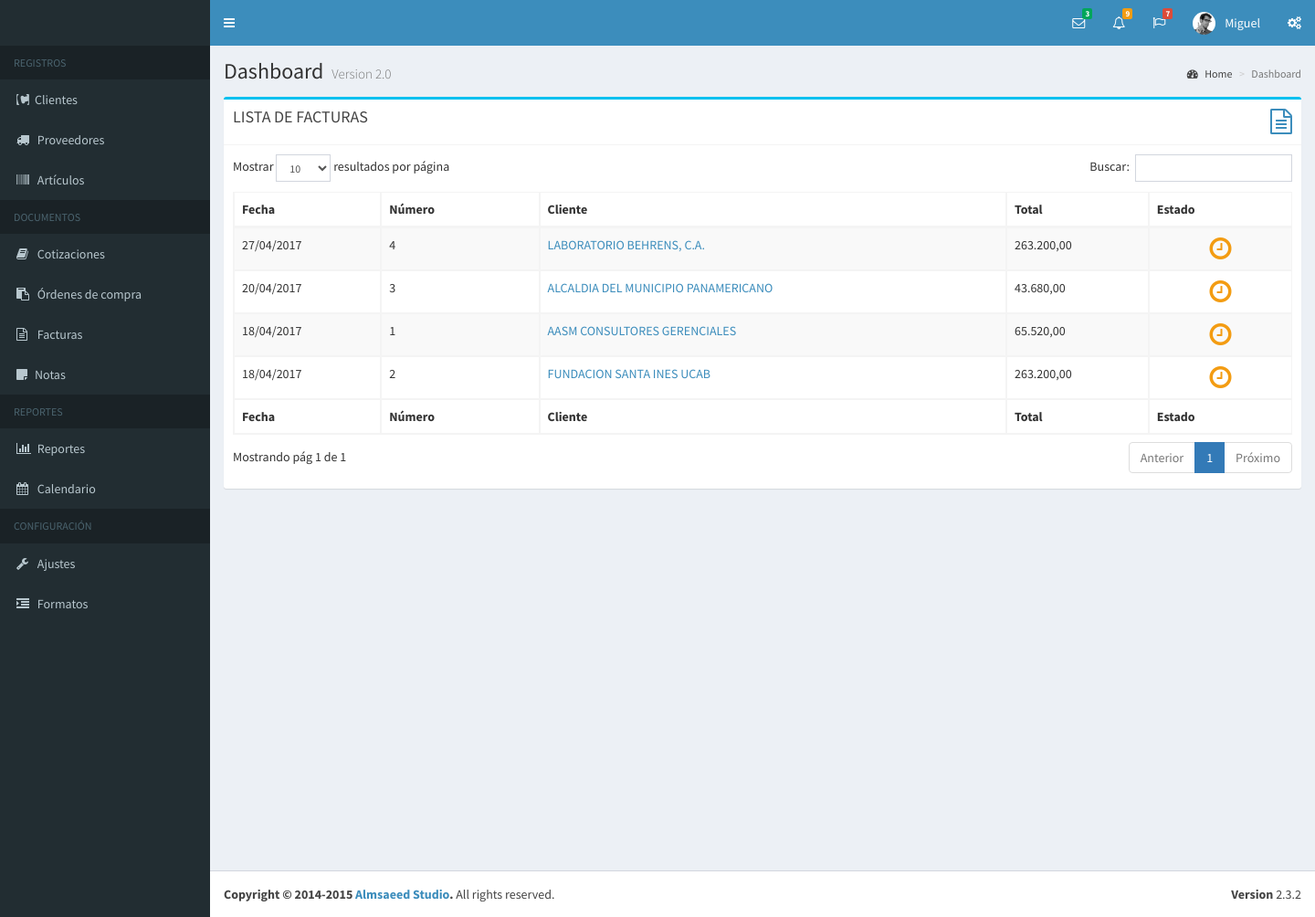
Page /facturas.php (signed in) on the earlier database version.
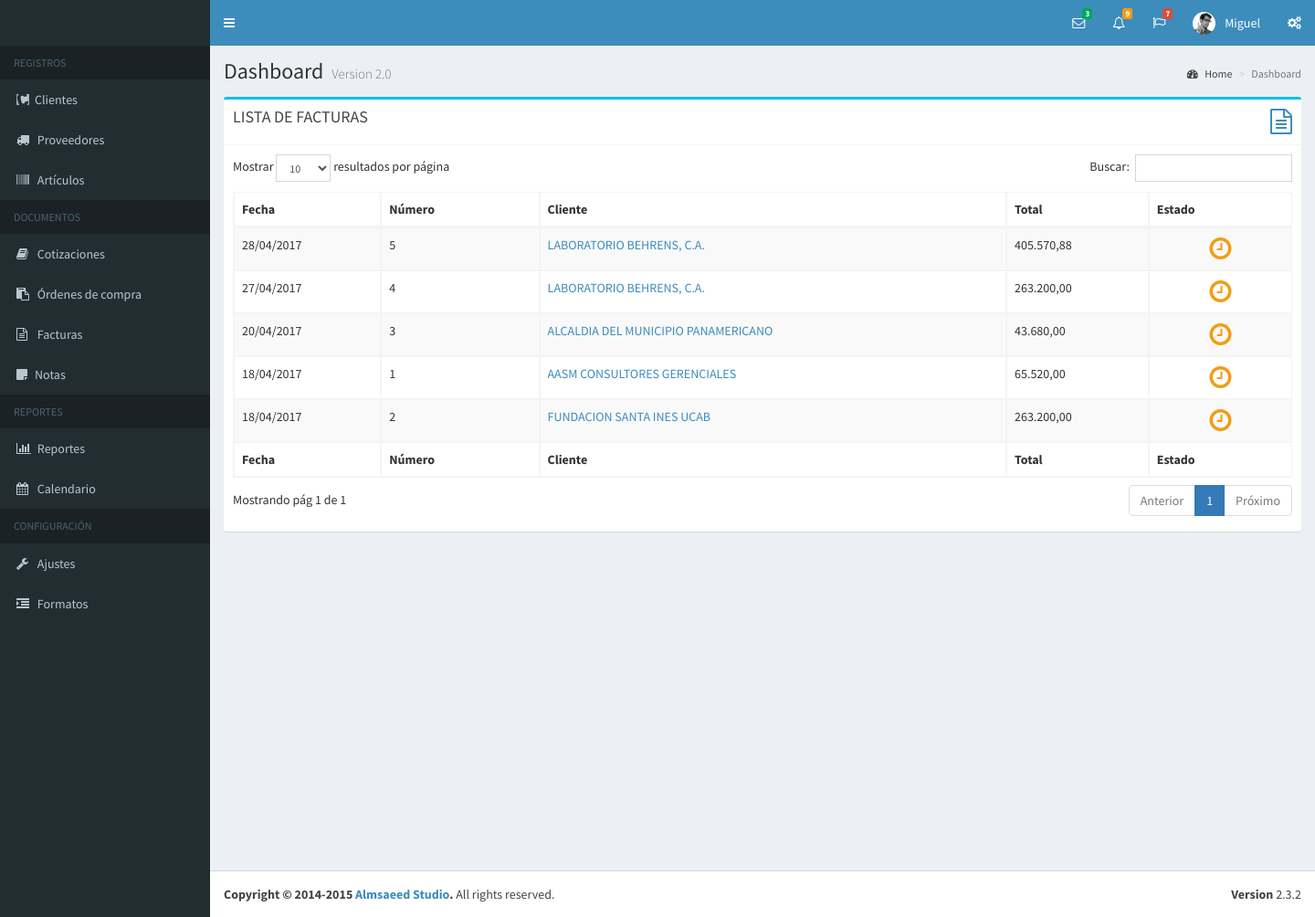
Same page on the later database version.
### tables this page shows
CREATE TABLE IF NOT EXISTS `usuario` (
  `idUsuario` int(11) NOT NULL AUTO_INCREMENT,
  `usuario` varchar(60) NOT NULL,
  `password` varchar(60) NOT NULL,
  `nombre` varchar(80) DEFAULT NULL,
  `empresa` varchar(40) DEFAULT NULL,
  `subtitulo` varchar(120) DEFAULT NULL,
  `rif` varchar(15) DEFAULT NULL,
  `telefonos` varchar(80) DEFAULT NULL,
  `email` varchar(80) DEFAULT NULL,
  `vendedor` varchar(25) DEFAULT NULL,
  `direccion1` varchar(160) DEFAULT NULL,
  `direccion2` varchar(160) DEFAULT NULL,
  PRIMARY KEY (`idUsuario`)
);

CREATE TABLE IF NOT EXISTS `factura` (
  `idFactura` int(5) NOT NULL AUTO_INCREMENT,
  `numero` int(5) NOT NULL,
  `idCliente` int(7) DEFAULT NULL,
  `fecha_emision` datetime DEFAULT NULL,
  `fecha_registro` datetime DEFAULT NULL,
  `fecha_modificacion` datetime DEFAULT NULL,
  `fecha_vencimiento` datetime DEFAULT NULL,
  `fecha_venc_sist` datetime DEFAULT NULL,
  `fecha_pago` datetime DEFAULT NULL,
  `fecha_anulacion` datetime DEFAULT NULL,
  `idCotizacion` int(7) DEFAULT NULL,
  `orden_compra` varchar(15) DEFAULT NULL,
  `estado` varchar(20) DEFAULT NULL,
  `valor_condicion` int(11) DEFAULT NULL,
  `condicion` varchar(30) DEFAULT NULL,
  `idVendedor` int(1) DEFAULT NULL,
  `iva` decimal(10,2) DEFAULT NULL,
  `SubTotal` varchar(9) DEFAULT NULL,
  `TotalDescto` int(1) DEFAULT NULL,
  `TotalRecargo` int(1) DEFAULT NULL,
  `Total` varchar(10) DEFAULT NULL,
  `TipoDoc` varchar(1) DEFAULT NULL,
  `introduccion` varchar(200) DEFAULT NULL,
  `Observaciones` varchar(50) DEFAULT NULL,
  `Observaciones1` varchar(50) DEFAULT NULL,
  `Observaciones2` varchar(50) DEFAULT NULL,
  `Observaciones3` varchar(50) DEFAULT NULL,
  `idUsuario` int(11) DEFAULT NULL,
  PRIMARY KEY (`idFactura`),
  KEY `idUsuario` (`idUsuario`),
  KEY `IdCotizacion` (`idCotizacion`)
);

CREATE TABLE IF NOT EXISTS `cliente` (
  `idCliente` int(5) NOT NULL AUTO_INCREMENT,
  `Nombre` varchar(51) NOT NULL,
  `Rif` varchar(13) NOT NULL,
  `pcontacto` varchar(50) DEFAULT NULL,
  `Nit` int(11) DEFAULT NULL,
  `direccion1` varchar(100) DEFAULT NULL,
  `direccion2` varchar(100) DEFAULT NULL,
  `Ciudad` varchar(30) DEFAULT NULL,
  `telefono1` varchar(20) DEFAULT NULL,
  `telefono2` varchar(20) DEFAULT NULL,
  `IdZona` int(1) DEFAULT NULL,
  `CodPos` varchar(12) DEFAULT NULL,
  `IdCondicion` int(2) DEFAULT NULL,
  `VigCre` varchar(10) DEFAULT NULL,
  `MonCre` int(1) DEFAULT NULL,
  `IdVendedor` int(1) DEFAULT NULL,
  `PagWeb` varchar(30) DEFAULT NULL,
  `Email` varchar(30) DEFAULT NULL,
  `IdCodContab` int(1) DEFAULT NULL,
  `NroPrecio` int(1) DEFAULT NULL,
  `AccionSql` varchar(4) DEFAULT NULL,
  PRIMARY KEY (`idCliente`)
);

### bd/data-usuario.php (called while the page is built, shortened)
<?php
	function obtenerUsuarioPorId( $idu, $dbh ){
		$sql = "select * from usuario where idUsuario = $idu";
		$data_user = mysql_fetch_array( mysql_query ( $sql, $dbh ) );
		return $data_user;
	}
?>

### bd/data-factura.php (called while the page is built, shortened)
<?php
	function obtenerListaFacturas( $link, $idu, $estado ){
		$xq = ""; $lista_f = array();
		$q = "Select F.IdFactura as id, F.numero as numero, F.estado as estado,
		C.idCliente as idc, C.Nombre as cliente, F.valor_condicion as vcondicion,
		date_format(F.fecha_emision,'%d/%m/%Y') as Fecha, F.total as Total
		From factura F, cliente C where F.IdCliente = C.idCliente and idUsuario = $idu $xq
		order by F.fecha_emision desc";
		$data = mysql_query( $q, $link );
		while( $f = mysql_fetch_array( $data ) ){
			$lista_f[] = $f;
		}
		return $lista_f;
	}

### fn/fn-documento.php (called while the page is built, shortened)
<?php
	function iconoEstado( $estado ){
		$icono = array(
			""	=> array("icono" => " fa-sticky-note", "color" => "verde"),
			"pendiente"	=> array("icono" => "fa-clock-o", "color" => "amarillo"),
			"aprobada"	=> array("icono" => "fa-thumbs-up", "color" => "verde"),
			"pagada"	=> array("icono" => "fa-check", "color" => "azul"),
			"vencida"	=> array("icono" => "fa-calendar-times-o", "color" => "gris"),
			"anulada" 	=> array("icono" => "fa-ban", "color" => "rojo")
		);
		return $icono[$estado];
	}
?>

### subforms/tablas/tabla_facturas.php (the view, shortened to what this page needs)
<?php
	$facturas = obtenerListaFacturas( $dbh, $usuario["idUsuario"], "" );
?>
<table id="lfacturas" class="table table-bordered table-striped">
    <thead>
      <tr>
        <th>Fecha</th><th>Número</th><th>Cliente</th><th>Total</th><th>Estado</th>
      </tr>
    </thead>
    <tbody>
        <?php foreach( $facturas as $f ){ $ie = iconoEstado( $f["estado"] ); ?>
        <tr>
            <td> <?php echo $f["Fecha"];?> </td>
            <td> <?php echo $f["numero"];?> </td>
            <td> <a href="documento.php?tipo_documento=fac&id=<?php echo $f["id"]; ?>">
            <?php echo $f["cliente"]; ?></a> </td>
            <td> <?php echo number_format( $f["Total"], 2, ",", "." ); ?> </td>
            <td align="center">
              <i class="fa fa-2x <?php echo $ie["icono"]." ".$ie["color"]; ?>"></i>
            </td>
        </tr>
        <?php } ?>
    </tbody>
    <tfoot>
      <tr>
          <th>Fecha</th><th>Número</th><th>Cliente</th><th>Total</th><th>Estado</th>
      </tr>
    </tfoot>
</table>

### facturas.php (shortened to what this page needs)
<?php
  include( "bd/bd.php" );
	include( "bd/data-usuario.php" );
	include( "bd/data-factura.php" );
  include( "fn/fn-documento.php" );
?>
<!DOCTYPE html>
<html>
<head>
  <link rel="stylesheet" href="bootstrap/css/bootstrap.min.css">
    <link rel="stylesheet" href="https://maxcdn.bootstrapcdn.com/font-awesome/4.4.0/css/font-awesome.min.css">
    <link rel="stylesheet" href="https://code.ionicframework.com/ionicons/2.0.1/css/ionicons.min.css">
    <link rel="stylesheet" href="plugins/iCheck/all.css">
    <link rel="stylesheet" href="plugins/datatables/dataTables.bootstrap.css">
    <link rel="stylesheet" href="plugins/select2/select2.min.css">
    <link rel="stylesheet" href="dist/css/AdminLTE.min.css">
    <link rel="stylesheet" href="dist/css/skins/_all-skins.min.css">
	<link rel="stylesheet" type="text/css" href="css/style.css">
</head>
<body class="hold-transition skin-blue sidebar-mini">
<div class="wrapper">
  <header class="main-header">
    <nav class="navbar navbar-static-top" role="navigation">
      <a href="#" class="sidebar-toggle" data-toggle="offcanvas" role="button">
      </a>
      <div class="navbar-custom-menu">
        <ul class="nav navbar-nav">
          <?php include("sub-scripts/nav/mensajes.php");?>
          <?php include("sub-scripts/nav/notificaciones.php");?>
          <?php include("sub-scripts/nav/tareas.php");?>
          <?php include("sub-scripts/nav/perfil.php");?>
          <li>
            <a href="#" data-toggle="control-sidebar"><i class="fa fa-gears"></i></a>
          </li>
        </ul>
      </div>
    </nav>
  </header>
  <?php include("sub-scripts/nav/menu_ppal.php");?>
  <div class="content-wrapper">
    <section class="content-header">
      <h1>
        Dashboard
        <small>Version 2.0</small>
      </h1>
      <ol class="breadcrumb">
        <li><a href="#"><i class="fa fa-dashboard"></i> Home</a></li>
        <li class="active">Dashboard</li>
      </ol>
    </section>
    <section class="content">
    	<div class="row">
            <div class="col-md-12">
              <div class="box box-info">
                <div class="box-header with-border">
                  <h3 class="box-title">LISTA DE FACTURAS</h3>
                  <div class="icon-color">
                    <a href="nuevo-factura.php"><i class="fa fa-file-text-o fa-2x"></i></a>
                  </div>
                </div>
             	<div class="box-body">
                	<?php include( "sub-scripts/tablas/tabla_facturas.php" )?>
                </div>
              </div>
            </div>
          </div>
    </section>
  </div>
  <?php include("sub-scripts/nav/footer.php"); ?>
</div>
</body>
</html>

### subforms/nav/mensajes.php (shortened to what this page needs)
<li class="dropdown messages-menu">
<a href="#" class="dropdown-toggle" data-toggle="dropdown">
  <i class="fa fa-envelope-o"></i>
  <span class="label label-success">3</span>
</a>
</li>

### subforms/nav/notificaciones.php (shortened to what this page needs)
<li class="dropdown notifications-menu">
<a href="#" class="dropdown-toggle" data-toggle="dropdown">
  <i class="fa fa-bell-o"></i>
  <span class="label label-warning">9</span>
</a>
</li>

### subforms/nav/tareas.php (shortened to what this page needs)
<li class="dropdown tasks-menu">
<a href="#" class="dropdown-toggle" data-toggle="dropdown">
  <i class="fa fa-flag-o"></i>
  <span class="label label-danger">7</span>
</a>
</li>

### subforms/nav/perfil.php (shortened to what this page needs)
<?php
  $usuario = obtenerUsuarioPorId( $_SESSION["user"]["idUsuario"], $dbh );
?>
<li class="dropdown user user-menu">
<a href="#" class="dropdown-toggle" data-toggle="dropdown">
  <img src="dist/img/user2-160x160.jpg" class="user-image" alt="User Image">
  <span class="hidden-xs"><?php echo $usuario["nombre"]; ?></span>
</a>
</li>

### subforms/nav/menu_ppal.php (shortened to what this page needs)
<aside class="main-sidebar">
    <section class="sidebar">
      <ul class="sidebar-menu">
        <li class="header">REGISTROS</li>
        <li class="treeview">
          <a href="#">
            <i class="fa fa-contao"></i><span>Clientes</span>
          </a>
        </li>
        <li class="treeview">
          <a href="#">
            <i class="fa fa-truck"></i>
            <span>Proveedores</span>
          </a>
        </li>
        <li class="treeview">
          <a href="#">
            <i class="fa fa-barcode"></i>
            <span>Artículos</span>
          </a>
        </li>
        <li class="header">DOCUMENTOS</li>
        <li class="treeview">
          <a href="#">
            <i class="fa fa-book"></i>
            <span>Cotizaciones</span>
          </a>
        </li>
        <li>
          <a href="pages/widgets.html">
            <i class="fa fa-clipboard"></i> <span>Órdenes de compra</span>
          </a>
        </li>
        <li>
          <a href="#">
            <i class="fa fa-file-text-o"></i> <span>Facturas</span>
          </a>
        </li>
        <li>
          <a href="#">
            <i class="fa fa-sticky-note"></i><span>Notas</span>
          </a>
        </li>
        <li class="header">REPORTES</li>
        <li class="treeview">
          <a href="#">
            <i class="fa fa-bar-chart"></i> <span>Reportes</span>
          </a>
        </li>
        <li>
          <a href="pages/calendar.html">
            <i class="fa fa-calendar"></i> <span>Calendario</span>
          </a>
        </li>
        <li class="header">CONFIGURACIÓN</li>
        <li class="treeview">
          <a href="mantenimiento.php">
            <i class="fa fa-wrench"></i>
            <span>Ajustes</span>
          </a>
        </li>
        <li class="treeview">
          <a href="formatos.php">
            <i class="fa fa-indent"></i>
            <span>Formatos</span>
          </a>
        </li>
      </ul>
    </section>
  </aside>

### subforms/nav/footer.php
<footer class="main-footer">
	<div class="pull-right hidden-xs">
		<b>Version</b> 2.3.2
	</div>
	<strong>Copyright &copy; 2014-2015 <a href="http://almsaeedstudio.com">Almsaeed Studio</a>.</strong> All rights
reserved.
</footer>

### css/style.css (style rules this page uses)
.icon-color { color:#3C8DBC; float:right; }
.amarillo { color: #f39c12; }

Differences in the rows shown:
added factura: Fecha "28/04/2017", numero "5", idCliente.Nombre "LABORATORIO BEHRENS, C.A.", Total "405.570,88"
